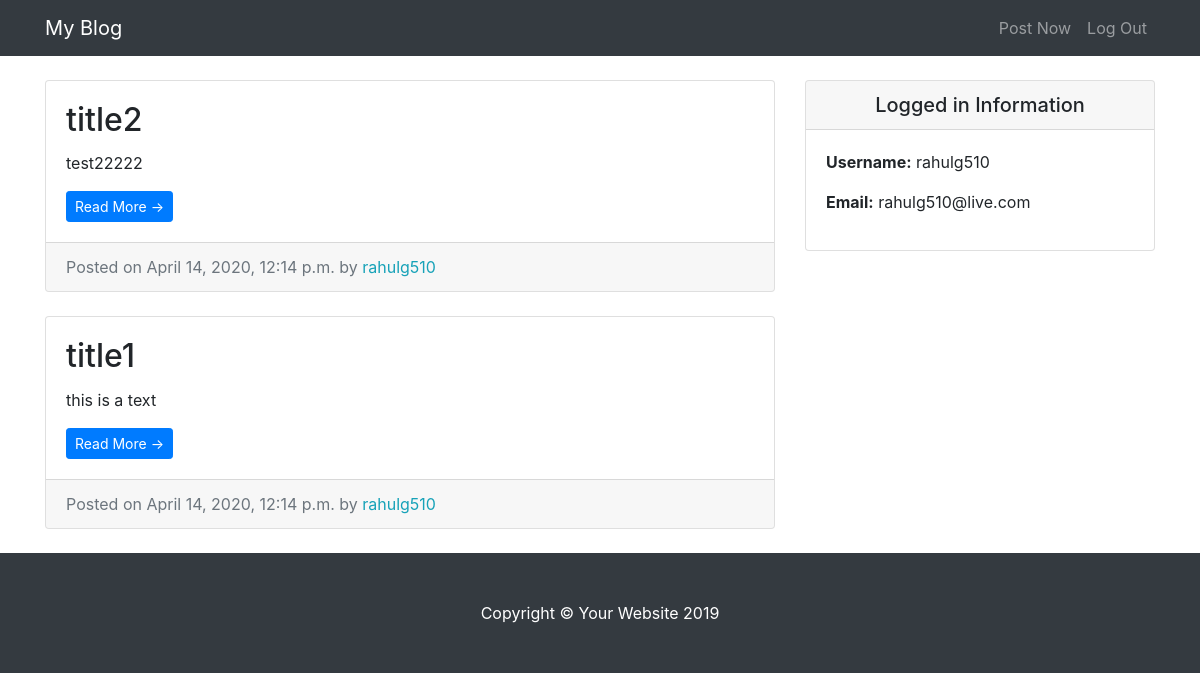
Before: / (signed in) with the older database file.
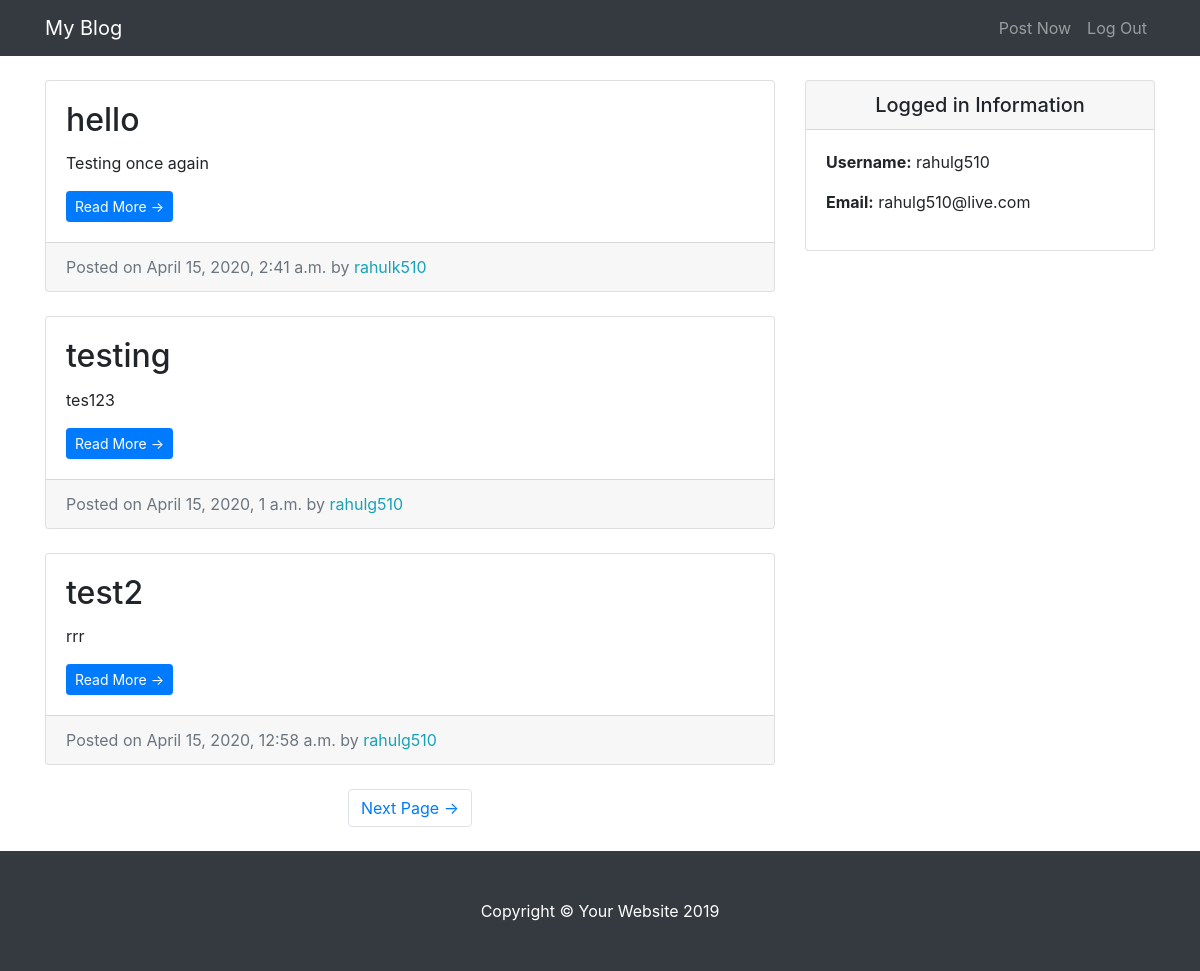
After: the same page with the newer database file.
### blogEntries/models.py (models this page shows, shortened)
class BlogEntry(models.Model):
    entry_title = models.CharField(max_length=50)
    entry_text = models.TextField()
    entry_date = models.DateTimeField(auto_now_add=True)
    entry_author = models.ForeignKey(User, on_delete=models.CASCADE)
    class Meta:
        verbose_name_plural = "blogEntries"

### blogEntries/views.py (the view)
# urls.py: path('', HomeView.as_view(), name = 'blog-home'),
class HomeView(LoginRequiredMixin ,ListView):
    model = BlogEntry
    template_name = 'blogEntries/index.html'
    context_object_name = 'blog_entries'
    ordering = ['-entry_date']
    paginate_by = 3

### blogEntries/templates/blogEntries/index.html (shortened to what this page needs)
{% extends "blogEntries/base.html" %}
{% block content %}
 <div class="col-md-8">
    {% for entry in blog_entries %}
    <div class="card mb-4 mt-4">
      <div class="card-body">
        <h2 class="card-title">{{ entry.entry_title }}</h2>
        <p class="card-text">{{entry.entry_text|truncatechars:200 }}</p>
        <a href="{% url 'entry-detail' entry.pk %}" class="btn btn-primary btn-sm">Read More &rarr;</a>
      </div>
      <div class="card-footer text-muted">
        Posted on {{entry.entry_date}} by
        <span class= "text-info mr-2">{{entry.entry_author}}</span>
      </div>
    </div>
    {% endfor %}
    {% if is_paginated %}
    <ul class="pagination justify-content-center mb-4">
      {% if page_obj.has_next %}
      <li class="page-item">
        <a class="page-link" href="?page={{ page_obj.next_page_number }}">Next Page &rarr;</a>
      </li>
      {% endif %}
    </ul>
    {% endif %}
  </div>
  {% endblock %}

### blogEntries/templates/blogEntries/base.html (shortened to what this page needs)
{% load static %}
<!DOCTYPE html>
<html lang="en">
<head>
  <link href="{% static 'blogEntries/vendor/bootstrap/css/bootstrap.min.css' %}" rel="stylesheet">
  <link href="{% static 'blogEntries/css/blog-home.css' %}" rel="stylesheet">
</head>
<body>
  <nav class="navbar navbar-expand-lg navbar-dark bg-dark fixed-top">
    <div class="container">
      <a class="navbar-brand" href="{% url 'blog-home' %}">My Blog</a>
      <div class="collapse navbar-collapse" id="navbarResponsive">
        <ul class="navbar-nav ml-auto">
          <li class="nav-item">
            <a class="nav-link" href="{% url 'create_entry' %}">Post Now</a>
          </li>
          <li class="nav-item">
            <a class="nav-link" href="{% url 'logout' %}">Log Out</a>
          </li>
        </ul>
      </div>
    </div>
  </nav>
  <div class="container">
    <div class="row">
     {% block content %} {% endblock %}
    <div class="col-md-4">
      <div class="card my-4">
          <h5 class="card-header text-center">Logged in Information</h5>
          <div class="card-body">
            <ul class="list-unstyled mb-0">
                <li>
                    <p> <strong>Username:</strong> {{user.username}} </p>
                </li>
                <li>
                    <p> <strong>Email:</strong> {{user.email}} </p>
                </li>
            </ul>
          </div>
        </div>
      </div>
    </div>
  </div>
  <footer class="py-5 bg-dark">
    <div class="container">
      <p class="m-0 text-center text-white">Copyright &copy; Your Website 2019</p>
    </div>
  </footer>
</body>
</html>

### blogEntries/static/blogEntries/css/blog-home.css (style rules this page uses)
body { padding-top: 56px; }

Changed rows visible on the page:
removed BlogEntry: entry_title "title2", entry_text "test22222", entry_date "April 14, 2020, 12:14 p.m.", entry_author "rahulg510"
removed BlogEntry: entry_title "title1", entry_text "this is a text", entry_date "April 14, 2020, 12:14 p.m.", entry_author "rahulg510"
added BlogEntry: entry_title "hello", entry_text "Testing once again", entry_date "April 15, 2020, 2:41 a.m.", entry_author "rahulk510"
added BlogEntry: entry_title "testing", entry_text "tes123", entry_date "April 15, 2020, 1 a.m.", entry_author "rahulg510"
added BlogEntry: entry_title "test2", entry_text "rrr", entry_date "April 15, 2020, 12:58 a.m.", entry_author "rahulg510"
Other visible differences:
text now shown: "Next Page →"
